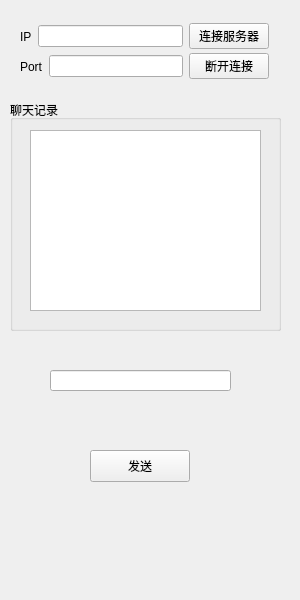
<?xml version="1.0" encoding="UTF-8"?>
<ui version="4.0">
 <class>Widget</class>
 <widget class="QWidget" name="Widget">
  <property name="geometry">
   <rect>
    <x>0</x>
    <y>0</y>
    <width>300</width>
    <height>600</height>
   </rect>
  </property>
  <property name="windowTitle">
   <string>Widget</string>
  </property>
  <widget class="QPushButton" name="pushButtonSend">
   <property name="geometry">
    <rect>
     <x>90</x>
     <y>450</y>
     <width>100</width>
     <height>32</height>
    </rect>
   </property>
   <property name="text">
    <string>发送</string>
   </property>
  </widget>
  <widget class="QLineEdit" name="lineEditMessage">
   <property name="geometry">
    <rect>
     <x>50</x>
     <y>370</y>
     <width>181</width>
     <height>21</height>
    </rect>
   </property>
  </widget>
  <widget class="QGroupBox" name="groupBox">
   <property name="geometry">
    <rect>
     <x>10</x>
     <y>100</y>
     <width>271</width>
     <height>231</height>
    </rect>
   </property>
   <property name="title">
    <string>聊天记录</string>
   </property>
   <widget class="QPlainTextEdit" name="plainTextEditMessage">
    <property name="geometry">
     <rect>
      <x>20</x>
      <y>30</y>
      <width>231</width>
      <height>181</height>
     </rect>
    </property>
    <property name="readOnly">
     <bool>true</bool>
    </property>
   </widget>
  </widget>
  <widget class="QWidget" name="">
   <property name="geometry">
    <rect>
     <x>20</x>
     <y>20</y>
     <width>249</width>
     <height>33</height>
    </rect>
   </property>
   <layout class="QHBoxLayout" name="horizontalLayout">
    <item>
     <widget class="QLabel" name="label">
      <property name="text">
       <string>IP</string>
      </property>
     </widget>
    </item>
    <item>
     <widget class="QLineEdit" name="lineEditIp"/>
    </item>
    <item>
     <widget class="QPushButton" name="pushButtonLinkStart">
      <property name="text">
       <string>连接服务器</string>
      </property>
     </widget>
    </item>
   </layout>
  </widget>
  <widget class="QWidget" name="">
   <property name="geometry">
    <rect>
     <x>20</x>
     <y>50</y>
     <width>249</width>
     <height>33</height>
    </rect>
   </property>
   <layout class="QHBoxLayout" name="horizontalLayout_2">
    <item>
     <widget class="QLabel" name="label_2">
      <property name="text">
       <string>Port</string>
      </property>
     </widget>
    </item>
    <item>
     <widget class="QLineEdit" name="lineEditPort"/>
    </item>
    <item>
     <widget class="QPushButton" name="pushButtonCloseLink">
      <property name="text">
       <string>断开连接</string>
      </property>
     </widget>
    </item>
   </layout>
  </widget>
 </widget>
 <resources/>
 <connections/>
</ui>
